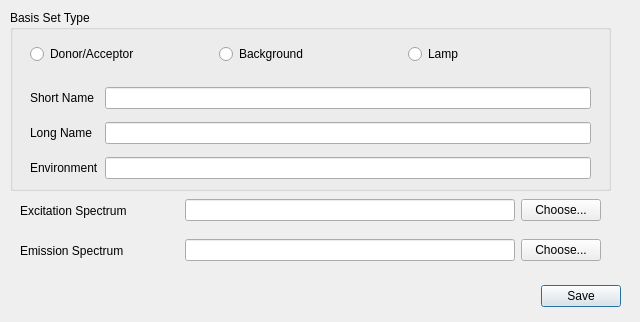
<?xml version="1.0" encoding="UTF-8"?>
<ui version="4.0">
 <class>Dialog</class>
 <widget class="QDialog" name="Dialog">
  <property name="geometry">
   <rect>
    <x>0</x>
    <y>0</y>
    <width>640</width>
    <height>322</height>
   </rect>
  </property>
  <property name="minimumSize">
   <size>
    <width>640</width>
    <height>322</height>
   </size>
  </property>
  <property name="maximumSize">
   <size>
    <width>640</width>
    <height>322</height>
   </size>
  </property>
  <property name="windowTitle">
   <string>Insert Spectra to Database</string>
  </property>
  <widget class="QDialogButtonBox" name="buttonBox">
   <property name="geometry">
    <rect>
     <x>10</x>
     <y>280</y>
     <width>611</width>
     <height>32</height>
    </rect>
   </property>
   <property name="orientation">
    <enum>Qt::Horizontal</enum>
   </property>
   <property name="standardButtons">
    <set>QDialogButtonBox::Save</set>
   </property>
  </widget>
  <widget class="QWidget" name="horizontalLayoutWidget">
   <property name="geometry">
    <rect>
     <x>20</x>
     <y>190</y>
     <width>581</width>
     <height>41</height>
    </rect>
   </property>
   <layout class="QHBoxLayout" name="horizontalLayout">
    <item>
     <widget class="QLabel" name="exFile_lbl">
      <property name="text">
       <string>Excitation Spectrum</string>
      </property>
     </widget>
    </item>
    <item>
     <spacer name="horizontalSpacer">
      <property name="orientation">
       <enum>Qt::Horizontal</enum>
      </property>
      <property name="sizeHint" stdset="0">
       <size>
        <width>40</width>
        <height>20</height>
       </size>
      </property>
     </spacer>
    </item>
    <item>
     <widget class="QLineEdit" name="exFilePath">
      <property name="minimumSize">
       <size>
        <width>330</width>
        <height>0</height>
       </size>
      </property>
     </widget>
    </item>
    <item>
     <widget class="QPushButton" name="exLoadButton">
      <property name="text">
       <string>Choose...</string>
      </property>
     </widget>
    </item>
   </layout>
  </widget>
  <widget class="QGroupBox" name="groupBox">
   <property name="geometry">
    <rect>
     <x>10</x>
     <y>10</y>
     <width>601</width>
     <height>181</height>
    </rect>
   </property>
   <property name="title">
    <string>Basis Set Type</string>
   </property>
   <widget class="QWidget" name="gridLayoutWidget">
    <property name="geometry">
     <rect>
      <x>20</x>
      <y>70</y>
      <width>561</width>
      <height>107</height>
     </rect>
    </property>
    <layout class="QGridLayout" name="gridLayout">
     <item row="1" column="1">
      <widget class="QLineEdit" name="long_name"/>
     </item>
     <item row="0" column="1">
      <widget class="QLineEdit" name="short_name"/>
     </item>
     <item row="0" column="0">
      <widget class="QLabel" name="short_lbl">
       <property name="text">
        <string>Short Name</string>
       </property>
      </widget>
     </item>
     <item row="1" column="0">
      <widget class="QLabel" name="long_lbl">
       <property name="text">
        <string>Long Name</string>
       </property>
      </widget>
     </item>
     <item row="2" column="0">
      <widget class="QLabel" name="environment_lbl">
       <property name="text">
        <string>Environment</string>
       </property>
      </widget>
     </item>
     <item row="2" column="1">
      <widget class="QLineEdit" name="environment"/>
     </item>
    </layout>
   </widget>
   <widget class="QWidget" name="horizontalLayoutWidget_2">
    <property name="geometry">
     <rect>
      <x>20</x>
      <y>29</y>
      <width>561</width>
      <height>31</height>
     </rect>
    </property>
    <layout class="QHBoxLayout" name="horizontalLayout_2">
     <item>
      <widget class="QRadioButton" name="exem_radio">
       <property name="text">
        <string>Donor/Acceptor</string>
       </property>
      </widget>
     </item>
     <item>
      <widget class="QRadioButton" name="background_radio">
       <property name="text">
        <string>Background</string>
       </property>
      </widget>
     </item>
     <item>
      <widget class="QRadioButton" name="lamp_radio">
       <property name="text">
        <string>Lamp</string>
       </property>
      </widget>
     </item>
    </layout>
   </widget>
  </widget>
  <widget class="QWidget" name="horizontalLayoutWidget_4">
   <property name="geometry">
    <rect>
     <x>20</x>
     <y>230</y>
     <width>581</width>
     <height>41</height>
    </rect>
   </property>
   <layout class="QHBoxLayout" name="horizontalLayout_4">
    <item>
     <widget class="QLabel" name="emFile_lbl">
      <property name="text">
       <string>Emission Spectrum</string>
      </property>
     </widget>
    </item>
    <item>
     <spacer name="horizontalSpacer_2">
      <property name="orientation">
       <enum>Qt::Horizontal</enum>
      </property>
      <property name="sizeHint" stdset="0">
       <size>
        <width>40</width>
        <height>20</height>
       </size>
      </property>
     </spacer>
    </item>
    <item>
     <widget class="QLineEdit" name="emFilePath">
      <property name="minimumSize">
       <size>
        <width>330</width>
        <height>0</height>
       </size>
      </property>
     </widget>
    </item>
    <item>
     <widget class="QPushButton" name="emLoadButton">
      <property name="text">
       <string>Choose...</string>
      </property>
     </widget>
    </item>
   </layout>
  </widget>
 </widget>
 <tabstops>
  <tabstop>exem_radio</tabstop>
  <tabstop>background_radio</tabstop>
  <tabstop>lamp_radio</tabstop>
  <tabstop>short_name</tabstop>
  <tabstop>long_name</tabstop>
  <tabstop>environment</tabstop>
  <tabstop>exFilePath</tabstop>
  <tabstop>exLoadButton</tabstop>
  <tabstop>emFilePath</tabstop>
  <tabstop>emLoadButton</tabstop>
  <tabstop>buttonBox</tabstop>
 </tabstops>
 <resources/>
 <connections>
  <connection>
   <sender>buttonBox</sender>
   <signal>accepted()</signal>
   <receiver>Dialog</receiver>
   <slot>accept()</slot>
   <hints>
    <hint type="sourcelabel">
     <x>248</x>
     <y>254</y>
    </hint>
    <hint type="destinationlabel">
     <x>157</x>
     <y>274</y>
    </hint>
   </hints>
  </connection>
  <connection>
   <sender>buttonBox</sender>
   <signal>rejected()</signal>
   <receiver>Dialog</receiver>
   <slot>close()</slot>
   <hints>
    <hint type="sourcelabel">
     <x>316</x>
     <y>260</y>
    </hint>
    <hint type="destinationlabel">
     <x>286</x>
     <y>274</y>
    </hint>
   </hints>
  </connection>
 </connections>
</ui>
